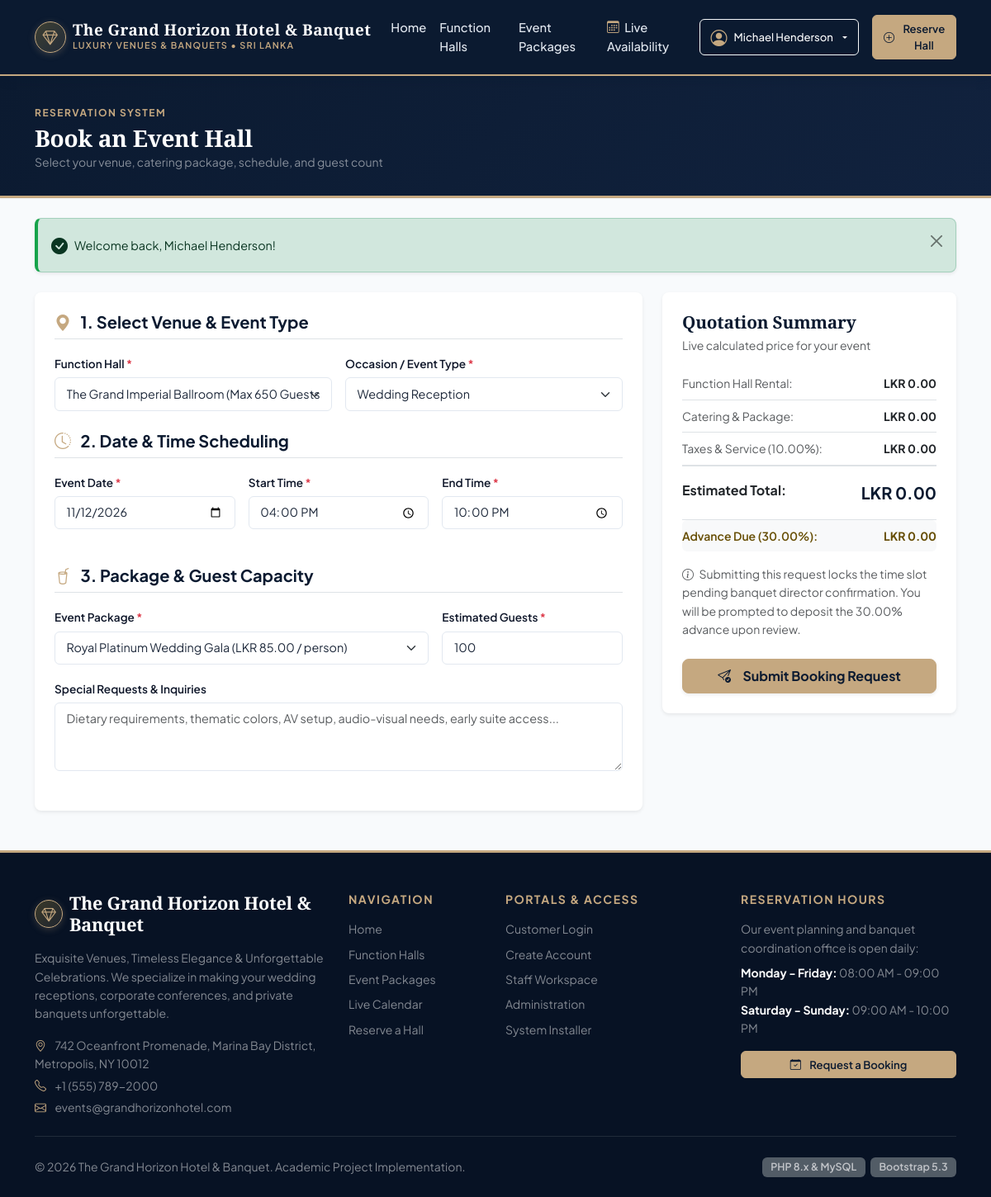
/customer/book.php (signed in), run on the app's committed database.
### tables this page shows
CREATE TABLE `system_settings` (
    `id` INT UNSIGNED PRIMARY KEY DEFAULT 1,
    `hotel_name` VARCHAR(120) NOT NULL DEFAULT 'The Grand Horizon Hotel & Banquet',
    `hotel_tagline` VARCHAR(200) NOT NULL DEFAULT 'Exquisite Venues & Unforgettable Celebrations',
    `address` TEXT NOT NULL,
    `city_state_zip` VARCHAR(120) NOT NULL DEFAULT 'Oceanfront Avenue, Suite 100, Metropolis',
    `phone` VARCHAR(30) NOT NULL DEFAULT '+1 (555) 789-2000',
    `email` VARCHAR(100) NOT NULL DEFAULT 'events@grandhorizonhotel.com',
    `website` VARCHAR(100) NOT NULL DEFAULT 'www.grandhorizonhotel.com',
    `currency_symbol` VARCHAR(10) NOT NULL DEFAULT 'LKR',
    `tax_percentage` DECIMAL(5,2) NOT NULL DEFAULT 10.00,
    `advance_percentage` DECIMAL(5,2) NOT NULL DEFAULT 30.00,
    `cancellation_policy` TEXT NULL,
    `updated_at` TIMESTAMP DEFAULT CURRENT_TIMESTAMP ON UPDATE CURRENT_TIMESTAMP
);

### customer/book.php (the view, shortened to what the rows shown need)
<?php
require_once __DIR__ . '/../includes/functions.php';
$settings = get_system_settings();
require_once __DIR__ . '/../includes/header.php';
require_once __DIR__ . '/../includes/navbar.php';
?>
<div class="customer-hero">
    <div class="container">
        <h2 class="luxury-heading mb-0 mt-1">Book an Event Hall</h2>
    </div>
</div>
<div class="container py-4">
    <form method="POST" action="book.php" id="eventBookingForm">
        <div class="row g-4">
            <div class="col-lg-4">
                <div class="card shadow-sm border-0 rounded-3 p-4 bg-white sticky-top" style="top: 90px;">
                    <h5 class="luxury-heading mb-1" style="font-size: 1.3rem;">Quotation Summary</h5>
                    <p class="text-muted small mb-3">Live calculated price for your event</p>
                    <ul class="list-group list-group-flush small mb-3">
                        <li class="list-group-item d-flex justify-content-between px-0">
                        </li>
                        <li class="list-group-item d-flex justify-content-between px-0">
                        </li>
                        <li class="list-group-item d-flex justify-content-between px-0">
                            <span class="text-muted">Taxes &amp; Service (<?= $settings['tax_percentage'] ?>%):</span>
                            <strong id="calcTaxCharge">LKR 0.00</strong>
                        </li>
                        <li class="list-group-item d-flex justify-content-between px-0 py-3 border-top">
                        </li>
                        <li class="list-group-item d-flex justify-content-between px-0 bg-light p-2 rounded">
                            <span class="fw-semibold text-warning-emphasis">Advance Due (<?= $settings['advance_percentage'] ?>%):</span>
                            <strong class="text-warning-emphasis" id="calcAdvanceCharge">LKR 0.00</strong>
                        </li>
                    </ul>
                    <div class="small text-muted mb-4">
                        <i class="bi bi-info-circle me-1"></i> Submitting this request locks the time slot pending banquet director confirmation. You will be prompted to deposit the <?= $settings['advance_percentage'] ?>% advance upon review.
                    </div>
                    <div class="d-grid">
                        <button type="submit" id="submitBookingBtn" class="btn btn-gold btn-lg py-2 fw-bold shadow-sm">
                        </button>
                    </div>
                </div>
            </div>
        </div>
    </form>
</div>
<?php require_once __DIR__ . '/../includes/footer.php'; ?>

### includes/navbar.php (shortened to what the rows shown need)
<?php
$settings = get_system_settings();
?>
<nav class="navbar navbar-expand-lg navbar-grand sticky-top">
    <div class="container">
        <a class="navbar-brand d-flex align-items-center gap-2" href="<?= BASE_URL ?>index.php">
            <div>
                <span class="d-block text-white fw-bold lh-1 brand-title"><?= e($settings['hotel_name']) ?></span>
                <small class="brand-subtitle">Luxury Venues &amp; Banquets &bull; Sri Lanka</small>
            </div>
        </a>
    </div>
</nav>

### includes/footer.php (shortened to what the rows shown need)
<?php
$settings = get_system_settings();
?>
<footer class="bg-navy text-white pt-5 pb-4 mt-auto" style="background-color: #071224; border-top: 3px solid #c5a880;">
    <div class="container">
        <div class="row g-4">
            <div class="col-lg-4 col-md-6">
                <div class="d-flex align-items-center gap-2 mb-3">
                    <span class="hotel-crest" style="width:34px; height:34px; font-size:1.1rem;"><i class="bi bi-gem"></i></span>
                    <h5 class="luxury-heading text-white mb-0" style="font-size: 1.35rem;">
                        <?= e($settings['hotel_name']) ?>
                    </h5>
                </div>
                <p class="text-white-50 small mb-3">
                    <?= e($settings['hotel_tagline']) ?>. We specialize in making your wedding receptions, corporate conferences, and private banquets unforgettable.
                </p>
                <div class="text-white-50 small">
                    <p class="mb-1"><i class="bi bi-geo-alt text-gold me-2"></i> <?= e($settings['address']) ?>, <?= e($settings['city_state_zip']) ?></p>
                    <p class="mb-1"><i class="bi bi-telephone text-gold me-2"></i> <?= e($settings['phone']) ?></p>
                    <p class="mb-0"><i class="bi bi-envelope text-gold me-2"></i> <?= e($settings['email']) ?></p>
                </div>
            </div>
        </div>
        <div class="d-flex flex-column flex-md-row justify-content-between align-items-center small text-white-50">
            <div>
                &copy; <?= date('Y') ?> <?= e($settings['hotel_name']) ?>. Academic Project Implementation.
            </div>
            <div class="mt-2 mt-md-0">
                <span class="badge bg-secondary opacity-75">PHP 8.x & MySQL</span>
                <span class="badge bg-secondary opacity-75 ms-1">Bootstrap 5.3</span>
            </div>
        </div>
    </div>
</footer>
</body>
</html>

### data on the page
system_settings: hotel_name "The Grand Horizon Hotel & Banquet", tax_percentage "10.00", advance_percentage "30.00", hotel_tagline "Exquisite Venues, Timeless Elegance & Unforgettable Celebrations", address "742 Oceanfront Promenade, Marina Bay District", city_state_zip "Metropolis, NY 10012", phone "+1 (555) 789-2000", email "events@grandhorizonhotel.com"

### other printed values
$currentUser['name'] "Michael Henderson"
$flash['message'] "Welcome back, Michael Henderson!"
form field hall_id "The Grand Imperial Ballroom (Max 650 Guests - LKR 350.00/hr)"
form field package_id "Royal Platinum Wedding Gala (LKR 85.00 / person)"
